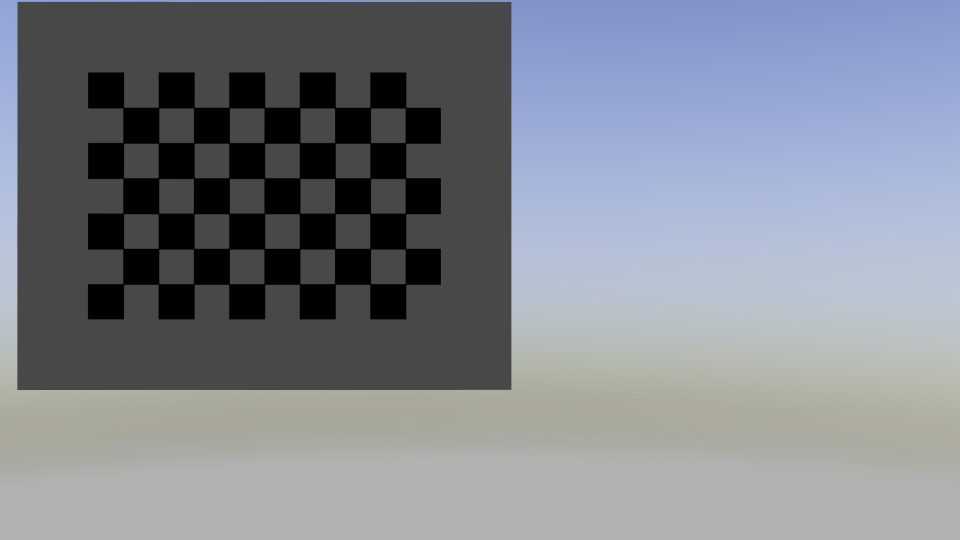
#> input picture aruco/camera_calibration_pictures/temp_picture_placement/Capture0.PNG, 1919 x 1079 px (shown at 1/2 size); its folder holds only this picture in this run
$ python opencv_camera_calibration.py
#> lines starting #> are read from the running program, lines starting #| are printed output that depends on the picture; after the words box and inside, x2 and y2 are one past the last pixel; in counts of white or black regions, pixels touching at a corner belong together; long printed decimals are rounded
#!/usr/bin/env python3

import numpy as np
import cv2 as cv
import glob
import os

# Get the directory of the current script
script_dir = os.path.dirname(os.path.abspath(__file__))

# termination criteria
criteria = (cv.TERM_CRITERIA_EPS + cv.TERM_CRITERIA_MAX_ITER, 30, 0.001)

# prepare object points, like (0,0,0), (1,0,0), (2,0,0) ....,(6,5,0)
objp = np.zeros((9*6,3), np.float32)
# square_size = 1
square_size = 0.08
objp[:,:2] = np.mgrid[0:9,0:6].T.reshape(-1,2)*square_size

# Arrays to store object points and image points from all the images.
objpoints = [] # 3d point in real world space
imgpoints = [] # 2d points in image plane.

images = glob.glob(os.path.join(script_dir,'*.PNG'))
# images_not = glob.glob('*.png')

for fname in images:
    img = cv.imread(fname)
#> img is the input picture: shape (1079, 1919, 3); mean B, G, R 140.3, 131.8, 127.5
    # img = cv.resize(img, (1280, 720))
    gray = cv.cvtColor(img, cv.COLOR_BGR2GRAY)
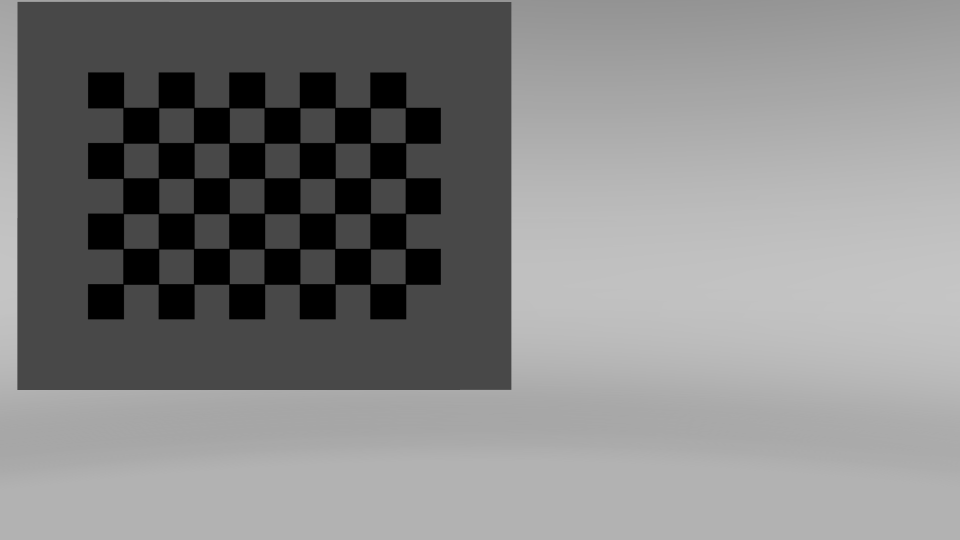
#> gray: shape (1079, 1919) (shown at 1/2 size); min 0, max 197, mean 131.5

 # Find the chess board corners
    ret, corners = cv.findChessboardCorners(gray, (9,6), None)
#> ret = True; corners = 54 rows, first 8: [247, 216], [317.5, 216], [388, 216], [459, 216], [529, 216], [600, 216], [670, 216], [741, 216]

 # If found, add object points, image points (after refining them)
    if ret == True:
        objpoints.append(objp)

    corners2 = cv.cornerSubPix(gray,corners, (11,11), (-1,-1), criteria)
#> corners2 = 54 rows, first 8: [246.9, 215.6], [317.5, 215.6], [388.1, 215.6], [458.6, 215.7], [529.2, 215.7], [599.7, 215.7], [670.4, 215.7], [740.8, 215.7]
    imgpoints.append(corners)

 # Draw and display the corners
    cv.drawChessboardCorners(img, (9,6), corners2, ret)
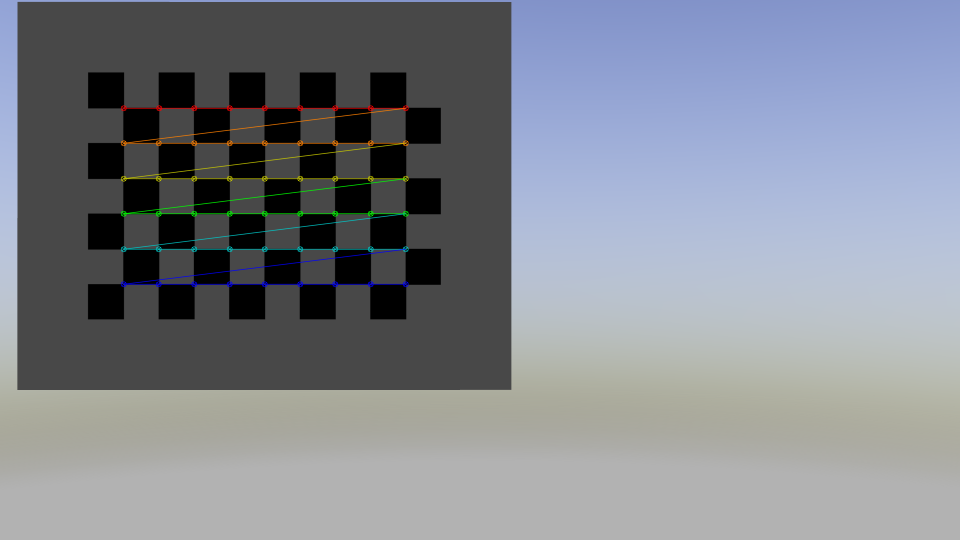
#> img: shape (1079, 1919, 3) (shown at 1/2 size); 1.11% of pixels changed, all inside (x1, y1, x2, y2) = (241, 210, 818, 575)
    cv.imshow('img', img)
    cv.waitKey(500)

cv.destroyAllWindows()

ret, mtx, dist, rvecs, tvecs = cv.calibrateCamera(objpoints, imgpoints, gray.shape[::-1], None, None)
#> ret = 0.0491; mtx = [[12054.6, 0, 876.9], [0, 12049.8, 421.5], [0, 0, 1]]; dist = [[0.286, -6.26, -3.95e-05, 0.00636, -0.0502]]; rvecs = ([-0.00679, -0.00343, 3.75e-05],); tvecs = ([-0.714, -0.233, 13.66],)
# ret, mtx, dist, rvecs, tvecs = cv.calibrateCamera(objpoints, imgpoints, image_size, None, None)

print("camera matrix: \n", mtx)
#| camera matrix:
#|  [[1.20545616e+04 0.00000000e+00 8.76885135e+02]
#|  [0.00000000e+00 1.20498413e+04 4.21458840e+02]
#|  [0.00000000e+00 0.00000000e+00 1.00000000e+00]]
print()

print("distorition coefficients: \n", dist)
#| distorition coefficients:
#|  [[ 2.86241154e-01 -6.26092074e+00 -3.94695147e-05  6.36379860e-03
#|   -5.02496274e-02]]
print()

# https://docs.opencv.org/4.2.0/dc/dbb/tutorial_py_calibration.html

#Dag_dypt intrinsic verdier

# mtx = np.array([[891.46672299,   0,         706.04060479],
#                 [  0,         887.85519892, 397.87177248],
#                 [  0,           0,         1       ]])

# dist = np.array([[ -0.14980668,  0.06914326,  0.00286741, -0.00554665, -0.06393792]])


# print(images)

# print()

# # print("Current working directory:", os.getcwd())
# print(__file__)

$ run again, on aruco/camera_calibration_pictures/temp_picture_placement/Capture12.PNG
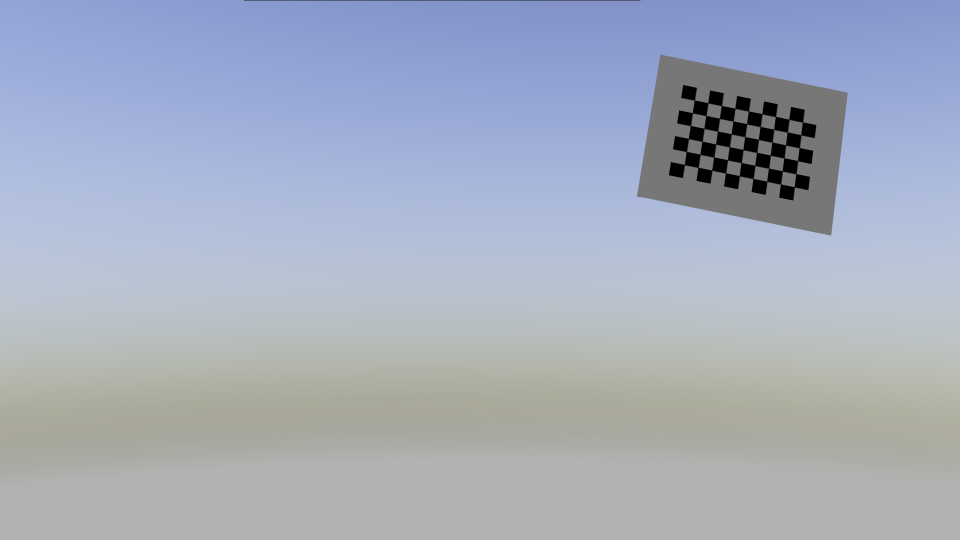
#> input picture aruco/camera_calibration_pictures/temp_picture_placement/Capture12.PNG, 1920 x 1079 px (shown at 1/2 size)
#> img is the input picture: shape (1079, 1920, 3); mean B, G, R 190.1, 173.4, 165.4
#> `gray = cv.cvtColor(img, cv.COLOR_BGR2GRAY)`:
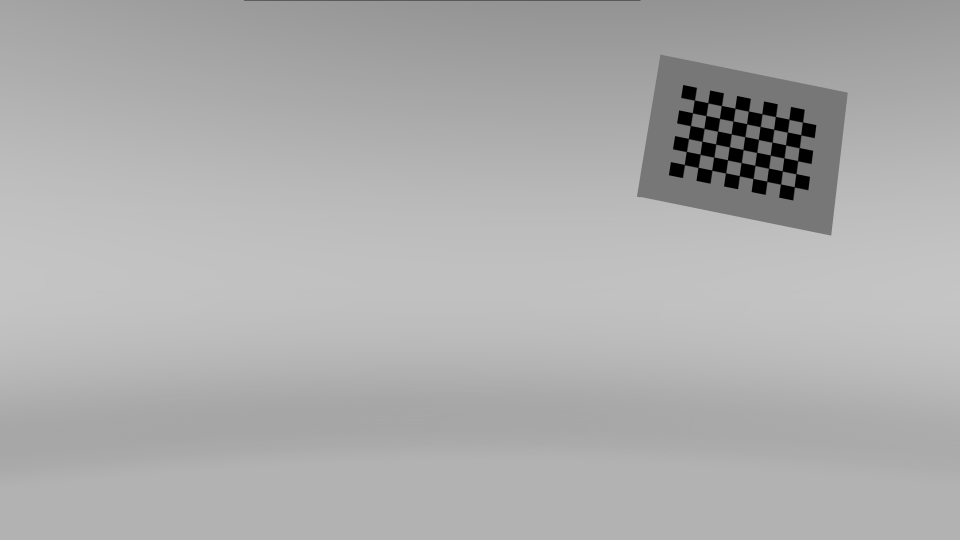
#> gray: shape (1079, 1920) (shown at 1/2 size); min 0, max 197, mean 172.9
#> `ret, corners = cv.findChessboardCorners(gray, (9,6), None)`: ret = True; corners = 54 rows, first 8: [1389.4, 200.9], [1417.6, 207.1], [1443.4, 211.9], [1471.6, 218.1], [1497.2, 223.1], [1523, 226.5], [1551.3, 234], [1577, 237.6]
#> corners2 = 54 rows, first 8: [1389.3, 200.6], [1416.2, 206.1], [1443.3, 211.5], [1470.2, 217.1], [1497.4, 222.5], [1524.3, 228.1], [1551.4, 233.5], [1578.3, 239]
#> `cv.drawChessboardCorners(img, (9,6), corners2, ret)`:
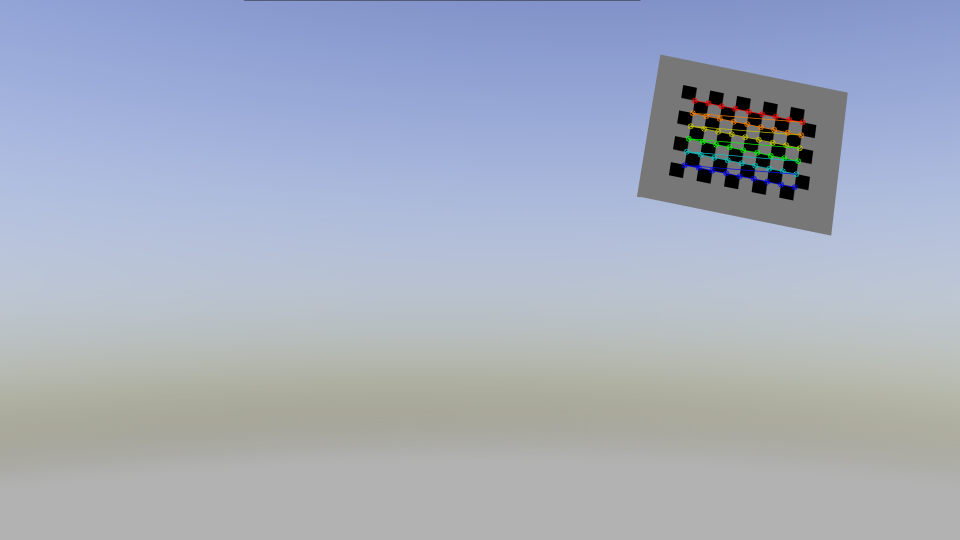
#> img: shape (1079, 1920, 3) (shown at 1/2 size); 0.54% of pixels changed, all inside (x1, y1, x2, y2) = (1363, 195, 1612, 381)
#> `ret, mtx, dist, rvecs, tvecs = cv.calibrateCamera(objpoints, imgpoints..`: ret = 0.0731; mtx = [[1669.6, 0, 962.9], [0, 1666.7, 517.5], [0, 0, 1]]; dist = [[-0.0107, 0.00338, 0.000229, 0.000752, 0.0759]]; rvecs = ([-0.202, -0.0196, 0.2],); tvecs = ([1.24, -0.921, 4.84],)
#| camera matrix:
#|  [[1.66960067e+03 0.00000000e+00 9.62932307e+02]
#|  [0.00000000e+00 1.66670609e+03 5.17482950e+02]
#|  [0.00000000e+00 0.00000000e+00 1.00000000e+00]]
#| distorition coefficients:
#|  [[-0.01071  0.00338  0.0002289   0.0007525  0.07589]]

$ run again, on aruco/camera_calibration_pictures/temp_picture_placement/Capture13.PNG
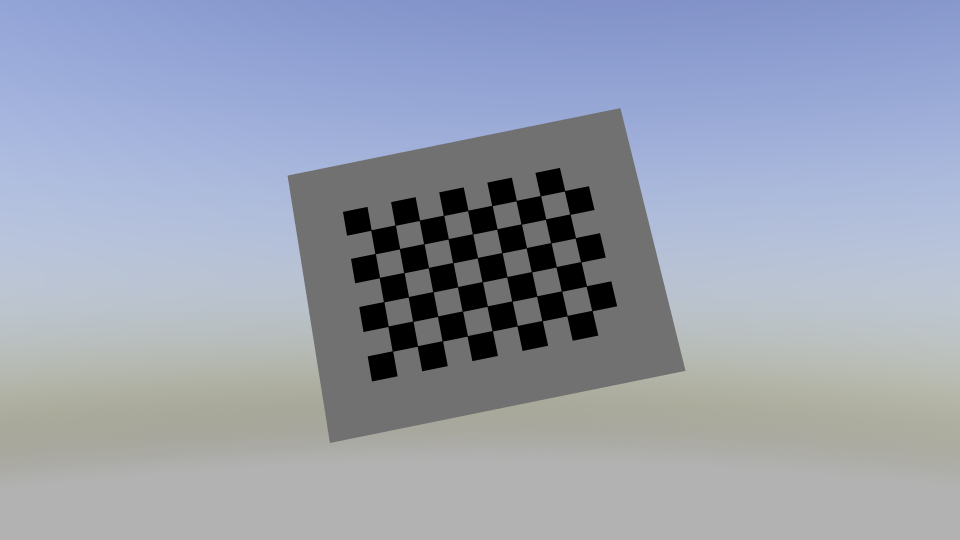
#> input picture aruco/camera_calibration_pictures/temp_picture_placement/Capture13.PNG, 1920 x 1079 px (shown at 1/2 size)
#> img is the input picture: shape (1079, 1920, 3); mean B, G, R 176.1, 159.9, 152.8
#> `gray = cv.cvtColor(img, cv.COLOR_BGR2GRAY)`:
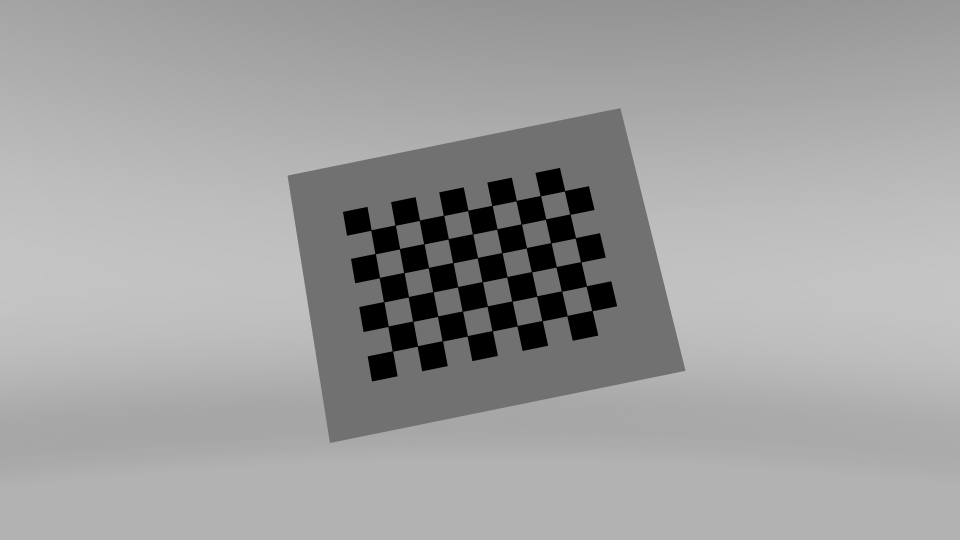
#> gray: shape (1079, 1920) (shown at 1/2 size); min 0, max 197, mean 159.7
#> `ret, corners = cv.findChessboardCorners(gray, (9,6), None)`: ret = True; corners = 54 rows, first 8: [743.8, 459.7], [789.4, 450.4], [839.6, 439.4], [887.1, 430.5], [935.2, 422.3], [985.2, 413.1], [1033.8, 400.8], [1082.2, 392.8]
#> corners2 = 54 rows, first 8: [742.4, 460.5], [790.8, 450.7], [839.3, 440.9], [887.6, 431.2], [936.1, 421.3], [984.4, 411.5], [1032.8, 401.6], [1081.3, 391.8]
#> `cv.drawChessboardCorners(img, (9,6), corners2, ret)`:
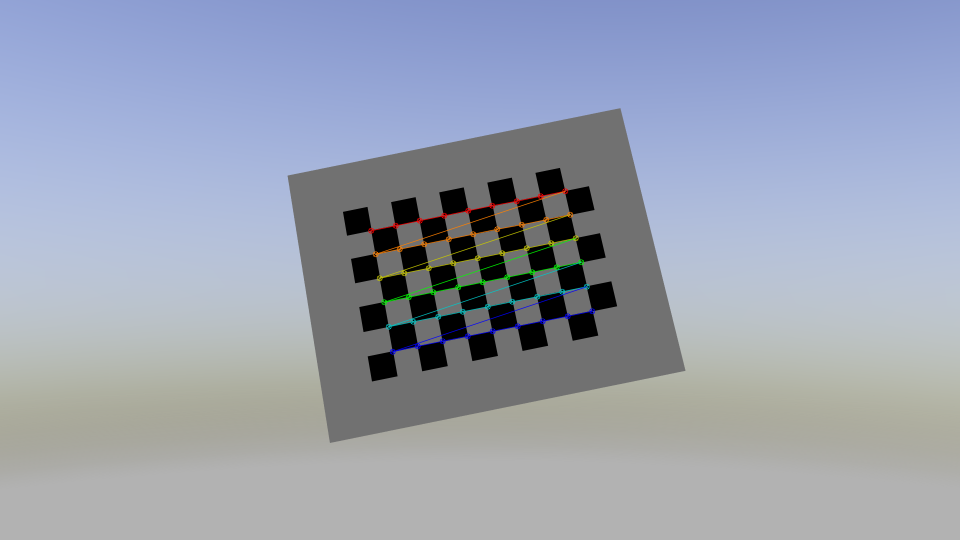
#> img: shape (1079, 1920, 3) (shown at 1/2 size); 0.82% of pixels changed, all inside (x1, y1, x2, y2) = (736, 376, 1191, 710)
#> `ret, mtx, dist, rvecs, tvecs = cv.calibrateCamera(objpoints, imgpoints..`: ret = 0.0449; mtx = [[1594.1, 0, 961.6], [0, 1595.9, 562], [0, 0, 1]]; dist = [[-0.249, 23.43, -0.000328, 0.000297, -608.6]]; rvecs = ([-0.191, 0.0175, -0.199],); tvecs = ([-0.355, -0.164, 2.58],)
#| camera matrix:
#|  [[1.59410087e+03 0.00000000e+00 9.61594832e+02]
#|  [0.00000000e+00 1.59591515e+03 5.61992462e+02]
#|  [0.00000000e+00 0.00000000e+00 1.00000000e+00]]
#| distorition coefficients:
#|  [[-2.48706798e-01  2.34333782e+01 -3.28220326e-04  2.97458835e-04
#|   -6.08588825e+02]]

$ run again, on aruco/camera_calibration_pictures/temp_picture_placement/Capture14.PNG
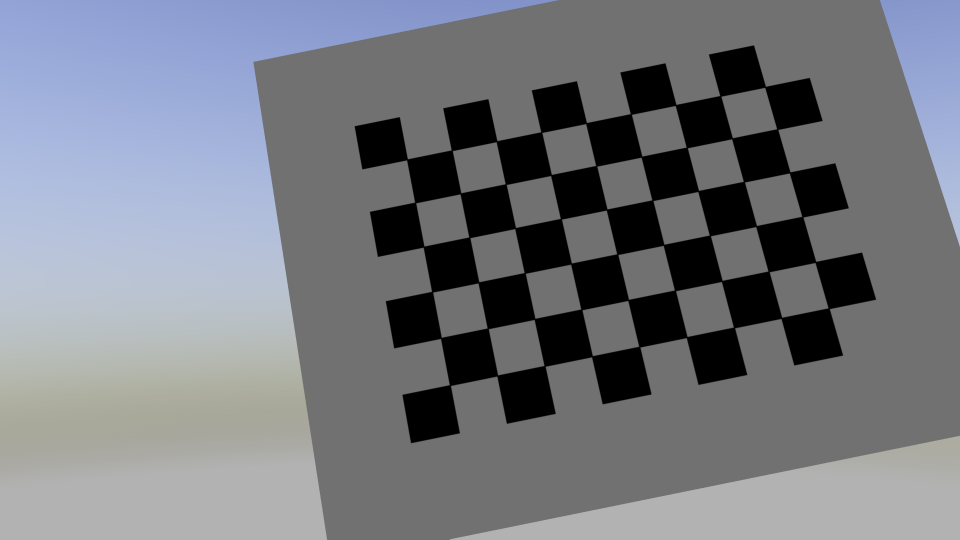
#> input picture aruco/camera_calibration_pictures/temp_picture_placement/Capture14.PNG, 1920 x 1079 px (shown at 1/2 size)
#> img is the input picture: shape (1079, 1920, 3); mean B, G, R 127.7, 121, 117.9
#> `gray = cv.cvtColor(img, cv.COLOR_BGR2GRAY)`:
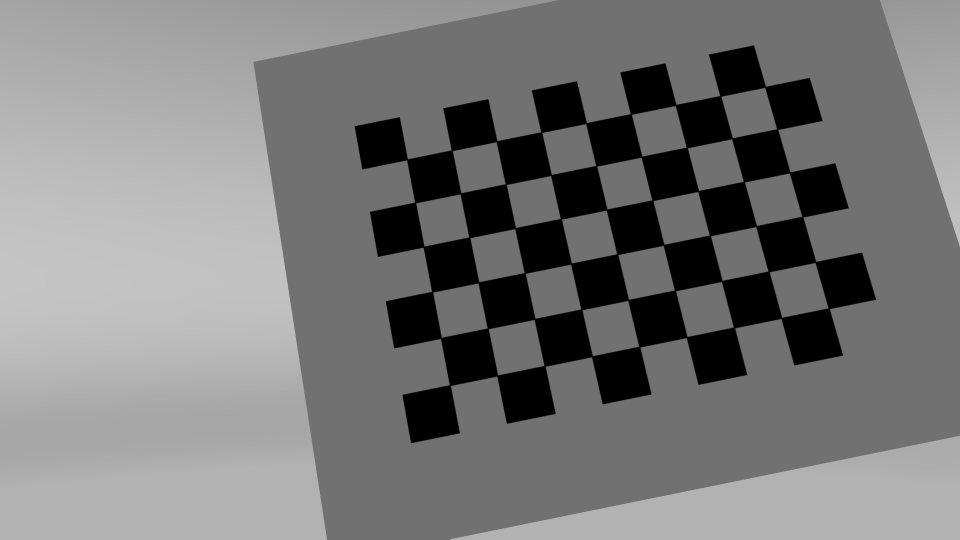
#> gray: shape (1079, 1920) (shown at 1/2 size); min 0, max 196, mean 120.8
#> `ret, corners = cv.findChessboardCorners(gray, (9,6), None)`: ret = True; corners = 54 rows, first 8: [814.5, 319.5], [904, 301.5], [993.5, 282.5], [1083, 264.5], [1173.8, 244.6], [1262, 228.5], [1350.1, 212.3], [1441, 192.5]
#> corners2 = 54 rows, first 8: [814.5, 319.2], [904, 301.1], [993.5, 282.9], [1083.1, 264.7], [1172.6, 246.6], [1262.2, 228.5], [1351.6, 210.4], [1441.2, 192.2]
#> `cv.drawChessboardCorners(img, (9,6), corners2, ret)`:
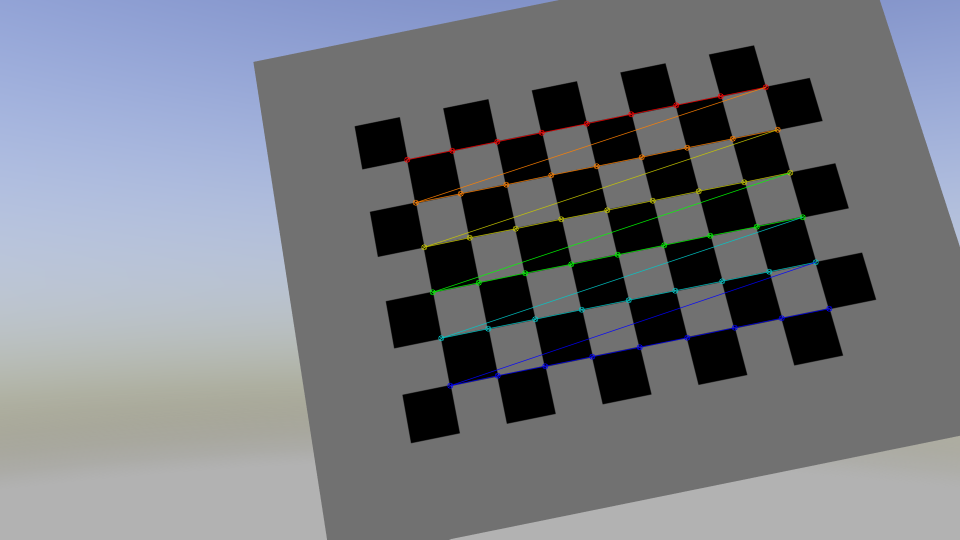
#> img: shape (1079, 1920, 3) (shown at 1/2 size); 1.36% of pixels changed, all inside (x1, y1, x2, y2) = (808, 168, 1665, 778)
#> `ret, mtx, dist, rvecs, tvecs = cv.calibrateCamera(objpoints, imgpoints..`: ret = 0.0343; mtx = [[1658.9, 0, 962.7], [0, 1655.8, 523.6], [0, 0, 1]]; dist = [[-0.00802, 0.0598, -1.44e-05, 0.000411, -0.18]]; rvecs = ([-0.199, 0.0192, -0.2],); tvecs = ([-0.13, -0.179, 1.45],)
#| camera matrix:
#|  [[1.65894963e+03 0.00000000e+00 9.62698901e+02]
#|  [0.00000000e+00 1.65580940e+03 5.23594477e+02]
#|  [0.00000000e+00 0.00000000e+00 1.00000000e+00]]
#| distorition coefficients:
#|  [[-8.02467056e-03  5.97975559e-02 -1.44316174e-05  4.10914042e-04
#|   -1.79844612e-01]]
